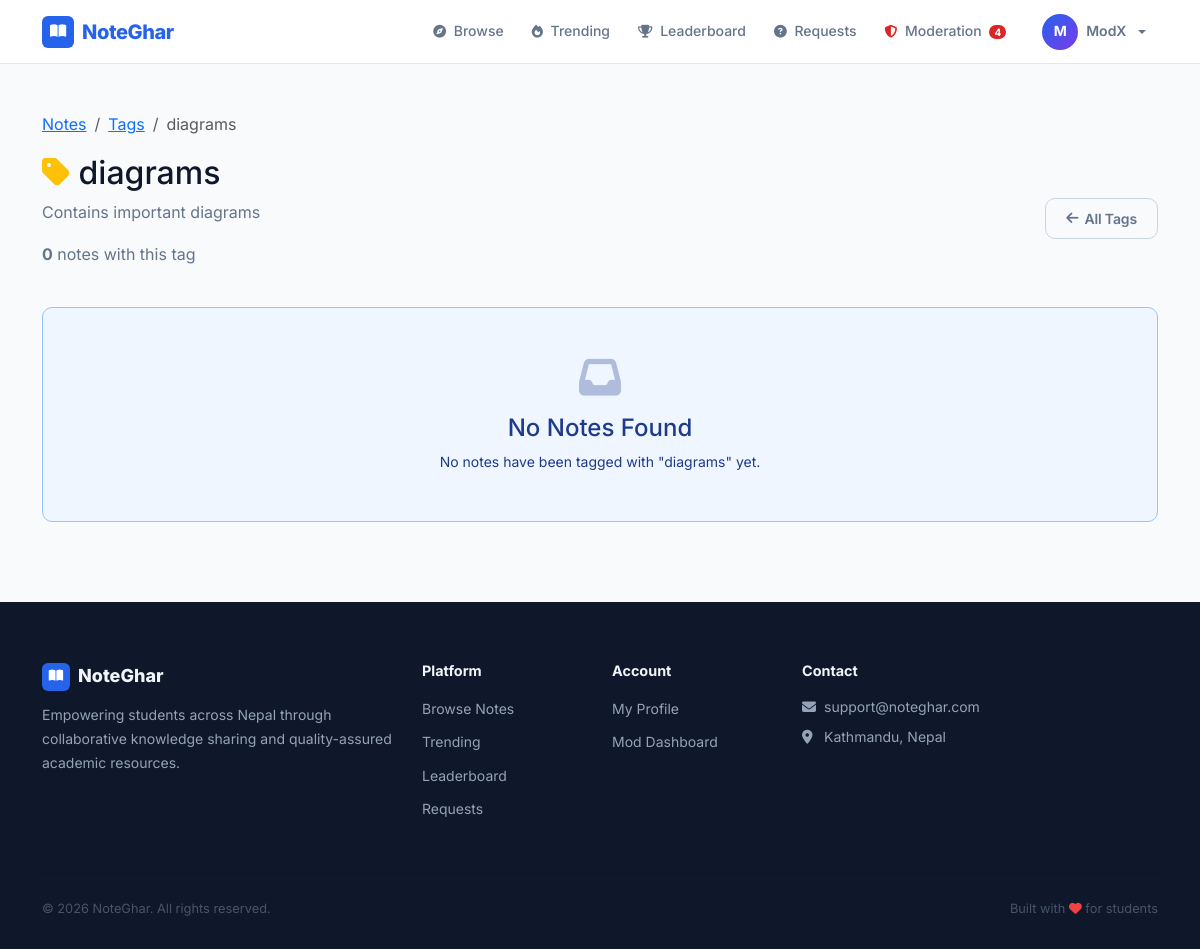
/notes/tags/diagrams/ (signed in), run on the app's committed database.
### accounts/models.py (models this page shows, shortened)
class User(AbstractUser):
    ROLE_CHOICES = (
        ('student', 'Student'),
        ('moderator', 'Moderator'),
        ('admin', 'Admin'),
    )
    role = models.CharField(max_length=20, choices=ROLE_CHOICES, default='student')
    phone = models.CharField(max_length=15, blank=True, null=True)
    institution = models.ForeignKey(
        'notes.Institution',
        on_delete=models.SET_NULL,
        null=True,
        blank=True,
        related_name='users',
        help_text='User\'s affiliated institution'
    )
    profile_picture = models.ImageField(upload_to='profiles/', blank=True, null=True)
    bio = models.TextField(blank=True, null=True)
    is_verified = models.BooleanField(default=False)
    specialization_courses = models.ManyToManyField(
        'notes.Course',
        blank=True,
        related_name='specialized_moderators',
        help_text='Courses this moderator specializes in'
    )
    specialization_subjects = models.ManyToManyField(
        'notes.Subject',
        blank=True,
        related_name='specialized_moderators',
        help_text='Specific subjects within courses'
    )
    qualification_document = models.FileField(
        upload_to='qualifications/%Y/%m/',
        blank=True,
        null=True,
        help_text='Upload degree certificate, transcript, or other proof of qualification (PDF, JPG, PNG)'
    )
    qualification_verified = models.BooleanField(
        default=False,
        help_text='Admin has verified the qualification documents'
    )
    qualification_notes = models.TextField(
        blank=True,
        help_text='Admin notes about qualification verification'
    )
    created_at = models.DateTimeField(auto_now_add=True)
    updated_at = models.DateTimeField(auto_now=True)
    def is_admin_user(self):
        return self.role == 'admin' or self.is_superuser

### notes/models.py (models this page shows, shortened)
class Tag(models.Model):
    name = models.CharField(max_length=50, unique=True)
    slug = models.SlugField(max_length=50, unique=True)
    description = models.TextField(blank=True)
    is_approved = models.BooleanField(default=False)
    created_by = models.ForeignKey(settings.AUTH_USER_MODEL, on_delete=models.SET_NULL, null=True, blank=True)
    usage_count = models.IntegerField(default=0)
    created_at = models.DateTimeField(auto_now_add=True)
    class Meta:
        ordering = ['-usage_count', 'name']

### notes/views.py (the view)
# urls.py: path('tags/<slug:slug>/', views.tag_browse, name='tag_browse'),
def tag_browse(request, slug):
    tag = get_object_or_404(Tag, slug=slug, is_approved=True)
    notes = Note.objects.filter(
        tags=tag,
        status='approved'
    ).select_related('course', 'subject', 'uploaded_by')
    context = {
        'tag': tag,
        'notes': notes,
        'total_notes': notes.count(),
    }
    return render(request, 'notes/tag_browse.html', context)

### core/templates/notes/tag_browse.html (shortened to what this page needs)
{% extends 'base.html' %}
{% block content %}
<div class="container my-5">
    <div class="mb-4">
        <nav aria-label="breadcrumb">
            <ol class="breadcrumb">
                <li class="breadcrumb-item"><a href="{% url 'notes:list' %}">Notes</a></li>
                <li class="breadcrumb-item"><a href="{% url 'notes:tag_list' %}">Tags</a></li>
                <li class="breadcrumb-item active">{{ tag.name }}</li>
            </ol>
        </nav>
        <div class="d-flex justify-content-between align-items-center">
            <div>
                <h2>
                    <i class="fas fa-tag text-warning"></i> {{ tag.name }}
                </h2>
                <p class="text-muted">{{ tag.description }}</p>
                <p class="text-muted">
                    <strong>{{ total_notes }}</strong> note{{ total_notes|pluralize }} with this tag
                </p>
            </div>
            <a href="{% url 'notes:tag_list' %}" class="btn btn-outline-secondary">
                <i class="fas fa-arrow-left"></i> All Tags
            </a>
        </div>
    </div>
    {% if notes %}
        <div class="row g-4">
            {% for note in notes %}
            <div class="col-md-6">
                <div class="card h-100 shadow-sm hover-card">
                    <div class="card-body">
                        <div class="d-flex justify-content-between align-items-start mb-2">
                            <h5 class="card-title mb-0">
                                <a href="{% url 'notes:detail' note.pk %}" class="text-decoration-none">
                                    {{ note.title }}
                                </a>
                            </h5>
                            <span class="badge bg-primary">{{ note.get_file_extension }}</span>
                        </div>
                        <p class="card-text text-muted small mb-2">
                            {{ note.description|truncatewords:20 }}
                        </p>
                        <div class="mb-2">
                            <span class="badge bg-info me-1">{{ note.course.code }}</span>
                            <span class="badge bg-success me-1">Sem {{ note.semester.number }}</span>
                            <span class="badge bg-secondary">{{ note.subject.code }}</span>
                        </div>
                        <div class="d-flex justify-content-between align-items-center text-muted small">
                            <span>
                                <i class="fas fa-user"></i> {{ note.uploaded_by.username }}
                            </span>
                            <span>
                                <i class="fas fa-download"></i> {{ note.download_count }} |
                                <i class="fas fa-eye"></i> {{ note.view_count }}
                            </span>
                        </div>
                        {% if note.get_average_rating > 0 %}
                        <div class="mt-2">
                            <span class="text-warning">
                                {% with note.get_average_rating as avg %}
                                    {% for i in "12345" %}
                                        {% if forloop.counter <= avg %}
                                            <i class="fas fa-star"></i>
                                        {% else %}
                                            <i class="far fa-star"></i>
                                        {% endif %}
                                    {% endfor %}
                                {% endwith %}
                            </span>
                            <small class="text-muted">({{ note.get_rating_count }})</small>
                        </div>
                        {% endif %}
                        <div class="mt-3">
                            <a href="{% url 'notes:detail' note.pk %}" class="btn btn-primary btn-sm w-100">
                                <i class="fas fa-eye"></i> View Details
                            </a>
                        </div>
                    </div>
                </div>
            </div>
            {% endfor %}
        </div>
    {% else %}
        <div class="alert alert-info text-center py-5">
            <i class="fas fa-inbox fa-3x mb-3" style="opacity: 0.3;"></i>
            <h4>No Notes Found</h4>
            <p class="mb-0">No notes have been tagged with "{{ tag.name }}" yet.</p>
        </div>
    {% endif %}
</div>
{% endblock %}

### core/templates/base.html (shortened to what this page needs)
<!DOCTYPE html>
<html lang="en">
<head>
    <link href="https://cdn.jsdelivr.net/npm/bootstrap@5.3.0/dist/css/bootstrap.min.css" rel="stylesheet">
    <link rel="stylesheet" href="https://cdnjs.cloudflare.com/ajax/libs/font-awesome/6.4.0/css/all.min.css">
</head>
<body>
    <nav class="navbar navbar-expand-lg">
        <div class="container d-flex align-items-center">
            <a class="navbar-brand" href="{% url 'core:home' %}">
                <span class="brand-icon"><i class="fas fa-book-open"></i></span>
                NoteGhar
            </a>
            <div class="collapse navbar-collapse" id="navbarNav">
                <ul class="navbar-nav ms-auto align-items-lg-center gap-1">
                    <li class="nav-item">
                        <a class="nav-link" href="{% url 'notes:list' %}"><i class="fas fa-compass"></i> Browse</a>
                    </li>
                    <li class="nav-item">
                        <a class="nav-link" href="{% url 'notes:trending' %}"><i class="fas fa-fire"></i> Trending</a>
                    </li>
                    <li class="nav-item">
                        <a class="nav-link" href="{% url 'notes:leaderboard' %}"><i class="fas fa-trophy"></i> Leaderboard</a>
                    </li>
                    {% if user.is_authenticated %}
                        <li class="nav-item">
                            <a class="nav-link" href="{% url 'notes:request_board' %}"><i class="fas fa-question-circle"></i> Requests</a>
                        </li>
                        {% if user.role in 'moderator,admin' or user.is_superuser %}
                        <li class="nav-item">
                            <a class="nav-link" href="{% url 'moderation:dashboard' %}">
                                <i class="fas fa-shield-alt" style="color: var(--danger);"></i> Moderation
                                {% if total_pending %}
                                    <span class="navbar-pending-badge">{{ total_pending }}</span>
                                {% endif %}
                            </a>
                        </li>
                        {% endif %}
                        <li class="nav-item dropdown ms-lg-2">
                            <a class="nav-link dropdown-toggle d-flex align-items-center gap-2" href="#" id="userDropdown" role="button" data-bs-toggle="dropdown">
                                <span class="user-avatar" style="padding:0;overflow:hidden;">
                                    {% if user.profile_picture %}
                                        <img src="{{ user.profile_picture.url }}" alt="{{ user.username }}" style="width:36px;height:36px;object-fit:cover;border-radius:50%;">
                                    {% else %}
                                        {{ user.username|slice:":1"|upper }}
                                    {% endif %}
                                </span>
                                <span class="d-none d-lg-inline" style="font-size: 0.875rem; font-weight: 600;">{{ user.username }}</span>
                            </a>
                        </li>
                    {% endif %}
                </ul>
            </div>
        </div>
    </nav>
    {% block content %}{% endblock %}
    <footer>
        <div class="container">
            <div class="row g-4">
                <div class="col-lg-4">
                    <div class="brand-footer">
                        <span class="icon"><i class="fas fa-book-open"></i></span>
                        NoteGhar
                    </div>
                    <p style="font-size: 0.875rem; line-height: 1.7;">Empowering students across Nepal through collaborative knowledge sharing and quality-assured academic resources.</p>
                </div>
                <div class="col-sm-4 col-lg-2">
                    <h5>Platform</h5>
                    <ul class="list-unstyled" style="display: flex; flex-direction: column; gap: 8px;">
                        <li><a href="{% url 'notes:list' %}">Browse Notes</a></li>
                        <li><a href="{% url 'notes:trending' %}">Trending</a></li>
                        <li><a href="{% url 'notes:leaderboard' %}">Leaderboard</a></li>
                        <li><a href="{% url 'notes:request_board' %}">Requests</a></li>
                    </ul>
                </div>
                <div class="col-sm-4 col-lg-2">
                    <h5>Account</h5>
                    <ul class="list-unstyled" style="display: flex; flex-direction: column; gap: 8px;">
                        {% if user.is_authenticated %}
                        <li><a href="{% url 'accounts:profile' %}">My Profile</a></li>
                        {% if user.role == 'student' %}
                        <li><a href="{% url 'notes:my_notes' %}">My Notes</a></li>
                        <li><a href="{% url 'notes:my_bookmarks' %}">Bookmarks</a></li>
                        <li><a href="{% url 'accounts:signup_moderator' %}">Become a Moderator</a></li>
                        {% elif user.role == 'moderator' %}
                        <li><a href="{% url 'moderation:dashboard' %}">Mod Dashboard</a></li>
                        {% elif user.is_admin_user %}
                        <li><a href="{% url 'admin_dashboard' %}">Admin Dashboard</a></li>
                        {% endif %}
                        {% else %}
                        <li><a href="{% url 'accounts:signup_student' %}">Student Sign Up</a></li>
                        <li><a href="{% url 'accounts:signup_moderator' %}">Become a Moderator</a></li>
                        <li><a href="{% url 'accounts:student_login' %}">Log In</a></li>
                        {% endif %}
                    </ul>
                </div>
                <div class="col-sm-4 col-lg-4">
                    <h5>Contact</h5>
                    <div style="display: flex; flex-direction: column; gap: 8px; font-size: 0.875rem;">
                        <a href="mailto:notegharsupport@gmail.com"><i class="fas fa-envelope me-2" style="width: 14px;"></i>support@noteghar.com</a>
                        <span><i class="fas fa-map-marker-alt me-2" style="width: 14px;"></i>Kathmandu, Nepal</span>
                    </div>
                </div>
            </div>
            <hr>
            <div class="d-flex flex-wrap justify-content-between align-items-center footer-bottom">
                <span>&copy; 2026 NoteGhar. All rights reserved.</span>
                <span>Built with <i class="fas fa-heart" style="color: #EF4444;"></i> for students</span>
            </div>
        </div>
    </footer>
</body>
</html>

### data on the page
User: username "M", username "ModX"
Tag: name "diagrams", description "Contains important diagrams"

### other printed values
{{ total_pending }} "4"
{{ total_notes }} "0"
